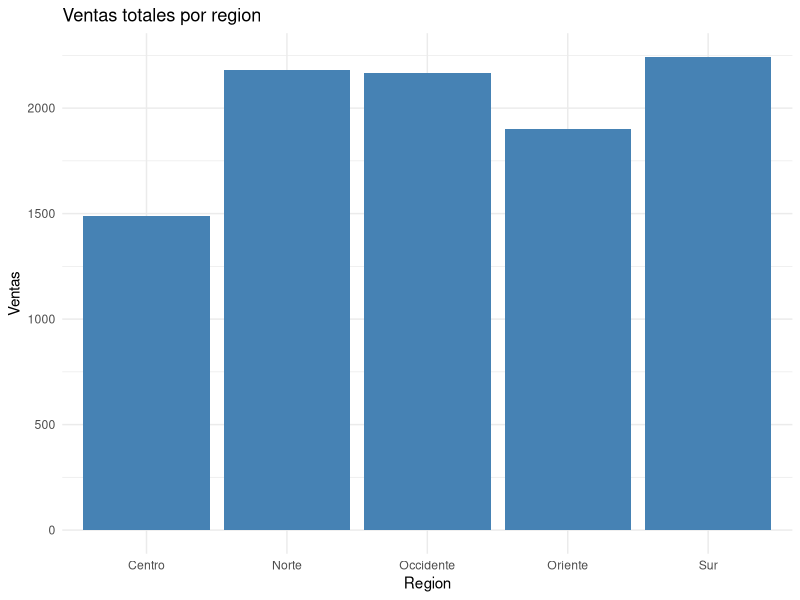
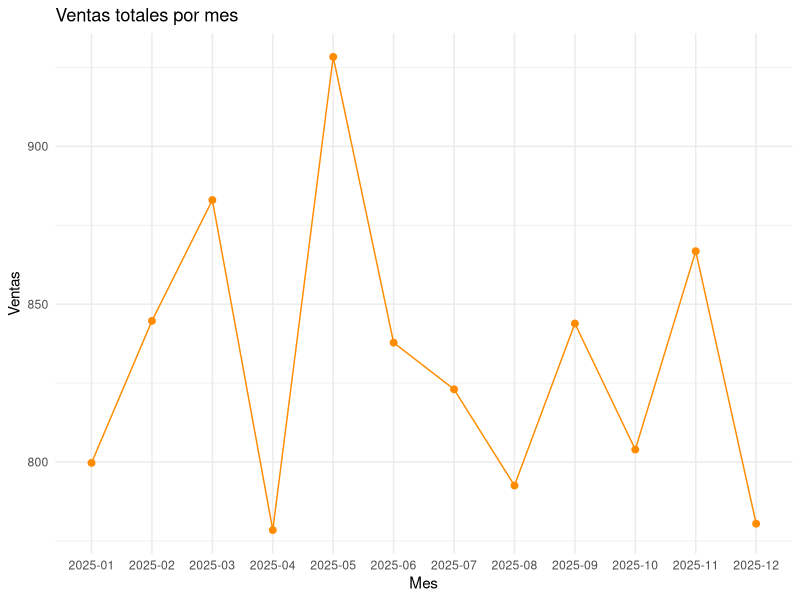
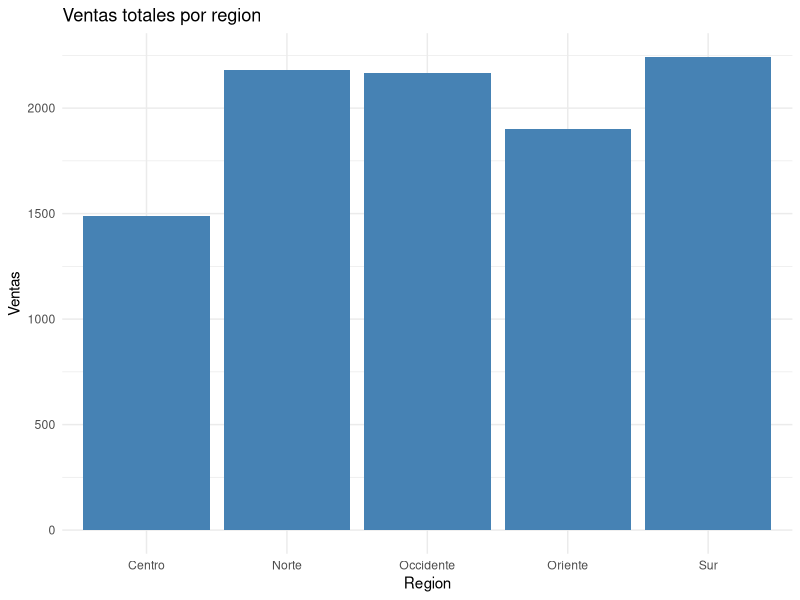
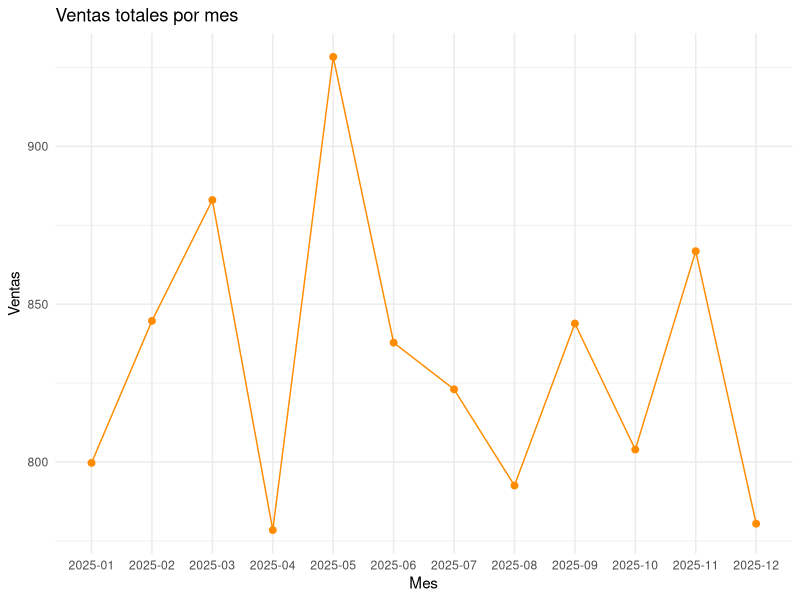

Write the R code that produced these figures, in order.
# Dashboard de ventas: barra por region y linea por mes

library(ggplot2)

ventas <- read.csv("ventas.csv", stringsAsFactors = FALSE)

# Ventas totales por region (barras)
por_region <- aggregate(ventas ~ region, data = ventas, FUN = sum)
names(por_region)[2] <- "ventas_totales"

ggplot(por_region, aes(x = region, y = ventas_totales)) +
  geom_bar(stat = "identity", fill = "steelblue") +
  labs(title = "Ventas totales por region", x = "Region", y = "Ventas") +
  theme_minimal()
ggsave("dashboard_r_barras.png", width = 8, height = 5)

# Ventas totales por mes (linea)
por_mes <- aggregate(ventas ~ mes, data = ventas, FUN = sum)
names(por_mes)[2] <- "ventas_totales"

ggplot(por_mes, aes(x = mes, y = ventas_totales, group = 1)) +
  geom_line(color = "darkorange") +
  geom_point(color = "darkorange", size = 2) +
  labs(title = "Ventas totales por mes", x = "Mes", y = "Ventas") +
  theme_minimal()
ggsave("dashboard_r_linea.png", width = 8, height = 5)
